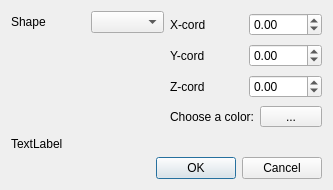
<?xml version="1.0" encoding="UTF-8"?>
<ui version="4.0">
 <class>Dialog</class>
 <widget class="QDialog" name="Dialog">
  <property name="geometry">
   <rect>
    <x>0</x>
    <y>0</y>
    <width>333</width>
    <height>190</height>
   </rect>
  </property>
  <property name="windowTitle">
   <string>Add new shape</string>
  </property>
  <layout class="QGridLayout" name="gridLayout">
   <item row="3" column="0" colspan="2">
    <widget class="QDialogButtonBox" name="buttonBox">
     <property name="orientation">
      <enum>Qt::Horizontal</enum>
     </property>
     <property name="standardButtons">
      <set>QDialogButtonBox::Cancel|QDialogButtonBox::Ok</set>
     </property>
    </widget>
   </item>
   <item row="0" column="1" rowspan="2">
    <layout class="QVBoxLayout" name="verticalLayout">
     <item>
      <layout class="QHBoxLayout" name="horizontalLayout_2">
       <item>
        <widget class="QLabel" name="label_2">
         <property name="text">
          <string>X-cord</string>
         </property>
        </widget>
       </item>
       <item>
        <widget class="QDoubleSpinBox" name="dXSpinBox">
         <property name="sizePolicy">
          <sizepolicy hsizetype="Preferred" vsizetype="Fixed">
           <horstretch>0</horstretch>
           <verstretch>0</verstretch>
          </sizepolicy>
         </property>
         <property name="minimum">
          <double>-100.000000000000000</double>
         </property>
         <property name="maximum">
          <double>100.000000000000000</double>
         </property>
         <property name="singleStep">
          <double>0.010000000000000</double>
         </property>
        </widget>
       </item>
      </layout>
     </item>
     <item>
      <layout class="QHBoxLayout" name="horizontalLayout_3">
       <item>
        <widget class="QLabel" name="label_3">
         <property name="text">
          <string>Y-cord</string>
         </property>
        </widget>
       </item>
       <item>
        <widget class="QDoubleSpinBox" name="dYSpinBox">
         <property name="sizePolicy">
          <sizepolicy hsizetype="Preferred" vsizetype="Fixed">
           <horstretch>0</horstretch>
           <verstretch>0</verstretch>
          </sizepolicy>
         </property>
         <property name="minimum">
          <double>-100.000000000000000</double>
         </property>
         <property name="maximum">
          <double>100.000000000000000</double>
         </property>
         <property name="singleStep">
          <double>0.010000000000000</double>
         </property>
        </widget>
       </item>
      </layout>
     </item>
     <item>
      <layout class="QHBoxLayout" name="horizontalLayout_5">
       <item>
        <widget class="QLabel" name="label_5">
         <property name="text">
          <string>Z-cord</string>
         </property>
        </widget>
       </item>
       <item>
        <widget class="QDoubleSpinBox" name="dZSpinBox">
         <property name="sizePolicy">
          <sizepolicy hsizetype="Preferred" vsizetype="Fixed">
           <horstretch>0</horstretch>
           <verstretch>0</verstretch>
          </sizepolicy>
         </property>
         <property name="minimum">
          <double>-100.000000000000000</double>
         </property>
         <property name="maximum">
          <double>100.000000000000000</double>
         </property>
         <property name="singleStep">
          <double>0.010000000000000</double>
         </property>
        </widget>
       </item>
      </layout>
     </item>
     <item>
      <layout class="QHBoxLayout" name="horizontalLayout_6">
       <item>
        <widget class="QLabel" name="label_6">
         <property name="sizePolicy">
          <sizepolicy hsizetype="Preferred" vsizetype="Preferred">
           <horstretch>0</horstretch>
           <verstretch>0</verstretch>
          </sizepolicy>
         </property>
         <property name="text">
          <string>Choose a color:</string>
         </property>
        </widget>
       </item>
       <item>
        <widget class="QToolButton" name="colorToolButton">
         <property name="sizePolicy">
          <sizepolicy hsizetype="Preferred" vsizetype="Fixed">
           <horstretch>0</horstretch>
           <verstretch>0</verstretch>
          </sizepolicy>
         </property>
         <property name="text">
          <string>...</string>
         </property>
        </widget>
       </item>
      </layout>
     </item>
    </layout>
   </item>
   <item row="0" column="0">
    <layout class="QHBoxLayout" name="horizontalLayout">
     <item>
      <widget class="QLabel" name="label">
       <property name="text">
        <string>Shape</string>
       </property>
      </widget>
     </item>
     <item>
      <widget class="QComboBox" name="addComboBox"/>
     </item>
    </layout>
   </item>
   <item row="2" column="0">
    <widget class="QLabel" name="testLabel">
     <property name="text">
      <string>TextLabel</string>
     </property>
    </widget>
   </item>
   <item row="1" column="0">
    <spacer name="verticalSpacer">
     <property name="orientation">
      <enum>Qt::Vertical</enum>
     </property>
     <property name="sizeHint" stdset="0">
      <size>
       <width>20</width>
       <height>67</height>
      </size>
     </property>
    </spacer>
   </item>
  </layout>
  <zorder>buttonBox</zorder>
  <zorder>verticalSpacer</zorder>
  <zorder>testLabel</zorder>
 </widget>
 <resources/>
 <connections>
  <connection>
   <sender>buttonBox</sender>
   <signal>accepted()</signal>
   <receiver>Dialog</receiver>
   <slot>accept()</slot>
   <hints>
    <hint type="sourcelabel">
     <x>248</x>
     <y>254</y>
    </hint>
    <hint type="destinationlabel">
     <x>157</x>
     <y>274</y>
    </hint>
   </hints>
  </connection>
  <connection>
   <sender>buttonBox</sender>
   <signal>rejected()</signal>
   <receiver>Dialog</receiver>
   <slot>reject()</slot>
   <hints>
    <hint type="sourcelabel">
     <x>316</x>
     <y>260</y>
    </hint>
    <hint type="destinationlabel">
     <x>286</x>
     <y>274</y>
    </hint>
   </hints>
  </connection>
 </connections>
</ui>
